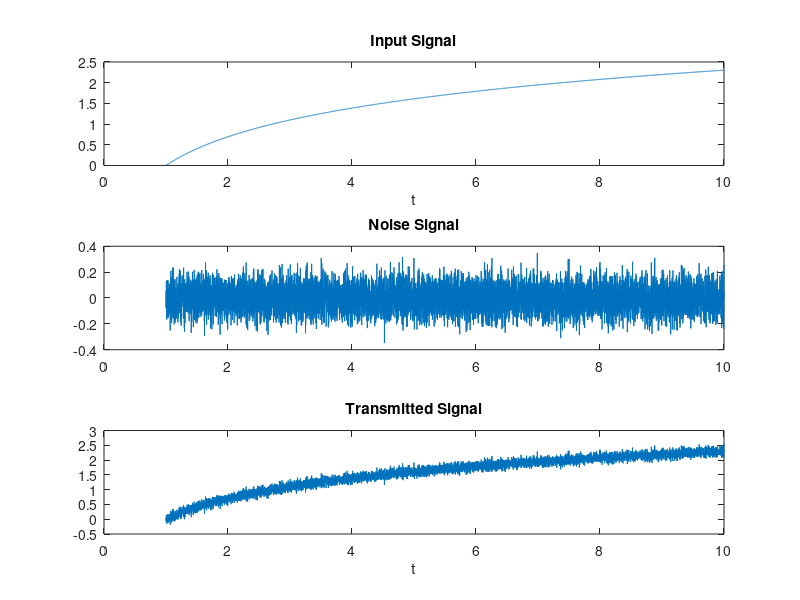

This figure's MATLAB source:
t = 1:0.001:10;
x = log(t);                 % input Signal
snr = 25;                   % snr stores the value of Signal to Noise Ratio in deciBel
y = awgn(x,25,'measured');  % adds Gaussian noise to signal
wn = y-x;                   % noise signal
% plotting
figure;
subplot(3,1,1);
plot(t,x);
title('Input Signal');
xlabel('t');
subplot(3,1,2);
plot(t,wn);
title('Noise Signal');
subplot(3,1,3);
plot(t,y);
title('Transmitted Signal');
xlabel('t');